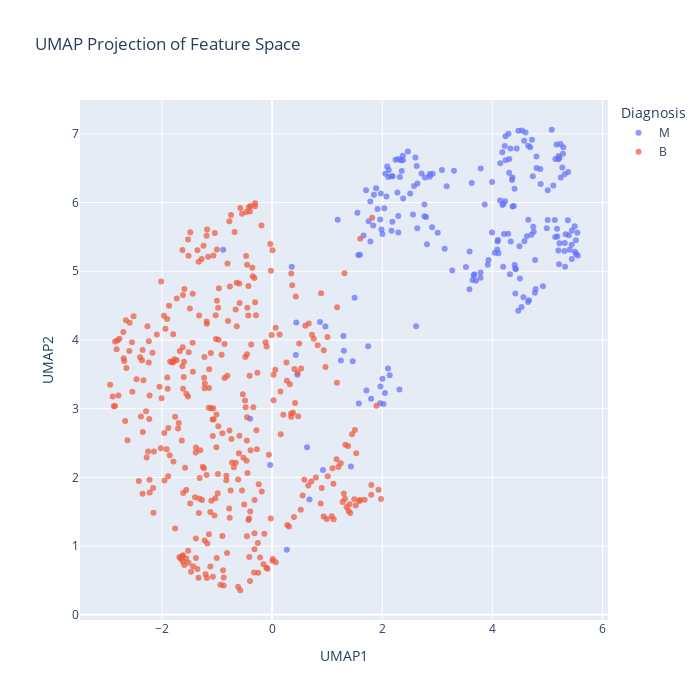

Notebook source saved alongside this figure:
### Markdown cell above
### Dimension reduction

Is the data nicely separated when reducing to fewer dimensions?

#### UMAP

### Code cell
import pandas as pd
import umap.umap_ as umap
import plotly.express as px
from sklearn.preprocessing import StandardScaler

scaler = StandardScaler()
X_scaled = scaler.fit_transform(features)

reducer = umap.UMAP(n_neighbors=15, min_dist=0.1, random_state=42)
X_umap = reducer.fit_transform(X_scaled)

umap_df = pd.DataFrame(X_umap, columns=['UMAP1', 'UMAP2'])
umap_df[target.name] = target.values

# Step 5: Plot using Plotly
fig = px.scatter(
    umap_df,
    x='UMAP1',
    y='UMAP2',
    color=target.name,
    title='UMAP Projection of Feature Space',
    opacity=0.7
)
fig.update_layout(
    width=700,
    height=700,
)
fig.show()

### Figure 1 — Plotly figure (JSON) as saved in the notebook; plotly's stock layout.template omitted (floating-point values rounded to 4 significant figures; data arrays with more than 128 entries replaced by an {"elided": "..."} marker saying what was removed)
{"data": [{"hovertemplate": "Diagnosis=M<br>UMAP1=%{x}<br>UMAP2=%{y}<extra></extra>", "legendgroup": "M", "marker": {"color": "#636efa", "opacity": 0.7, "symbol": "circle"}, "mode": "markers", "name": "M", "orientation": "v", "showlegend": true, "type": "scatter", "x": {"elided": "212 float values"}, "xaxis": "x", "y": {"elided": "212 float values"}, "yaxis": "y"}, {"hovertemplate": "Diagnosis=B<br>UMAP1=%{x}<br>UMAP2=%{y}<extra></extra>", "legendgroup": "B", "marker": {"color": "#EF553B", "opacity": 0.7, "symbol": "circle"}, "mode": "markers", "name": "B", "orientation": "v", "showlegend": true, "type": "scatter", "x": {"elided": "357 float values"}, "xaxis": "x", "y": {"elided": "357 float values"}, "yaxis": "y"}], "layout": {"height": 700, "legend": {"title": {"text": "Diagnosis"}, "tracegroupgap": 0}, "title": {"text": "UMAP Projection of Feature Space"}, "width": 700, "xaxis": {"anchor": "y", "domain": [0, 1], "title": {"text": "UMAP1"}}, "yaxis": {"anchor": "x", "domain": [0, 1], "title": {"text": "UMAP2"}}}}
